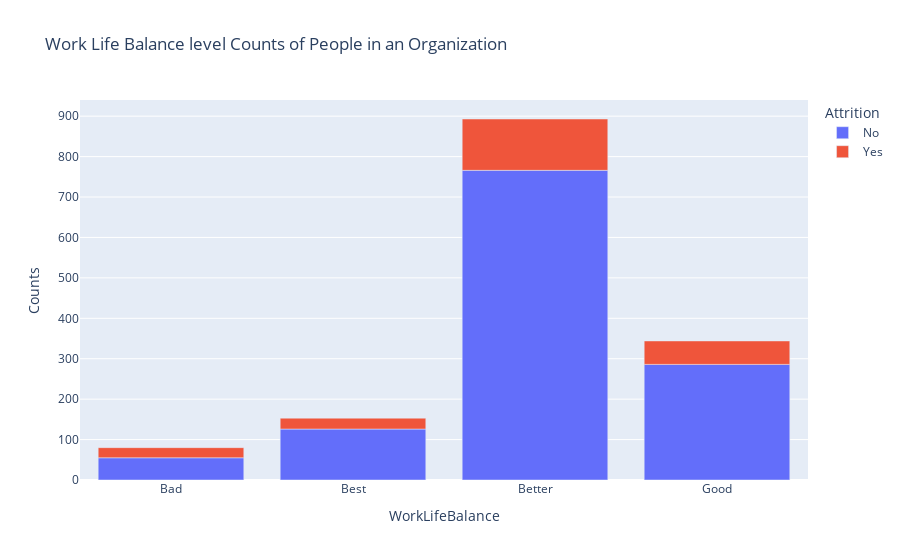

Notebook code cell kept with this figure:
### Code cell
wlb_att=hr.groupby(['WorkLifeBalance','Attrition']).apply(lambda x:x['DailyRate'].count()).reset_index(name='Counts')
px.bar(wlb_att,x='WorkLifeBalance',y='Counts',color='Attrition',title='Work Life Balance level Counts of People in an Organization')

### Figure 1 — Plotly figure (JSON) as saved in the notebook; plotly's stock layout.template omitted (floating-point values rounded to 4 significant figures)
{"data": [{"alignmentgroup": "True", "hovertemplate": "Attrition=No<br>WorkLifeBalance=%{x}<br>Counts=%{y}<extra></extra>", "legendgroup": "No", "marker": {"color": "#636efa", "pattern": {"shape": ""}}, "name": "No", "offsetgroup": "No", "orientation": "v", "showlegend": true, "textposition": "auto", "type": "bar", "x": ["Bad", "Best", "Better", "Good"], "xaxis": "x", "y": [55, 126, 766, 286], "yaxis": "y"}, {"alignmentgroup": "True", "hovertemplate": "Attrition=Yes<br>WorkLifeBalance=%{x}<br>Counts=%{y}<extra></extra>", "legendgroup": "Yes", "marker": {"color": "#EF553B", "pattern": {"shape": ""}}, "name": "Yes", "offsetgroup": "Yes", "orientation": "v", "showlegend": true, "textposition": "auto", "type": "bar", "x": ["Bad", "Best", "Better", "Good"], "xaxis": "x", "y": [25, 27, 127, 58], "yaxis": "y"}], "layout": {"autosize": true, "barmode": "relative", "legend": {"title": {"text": "Attrition"}, "tracegroupgap": 0}, "title": {"text": "Work Life Balance level Counts of People in an Organization"}, "xaxis": {"anchor": "y", "autorange": true, "domain": [0, 1], "range": [-0.5, 3.5], "title": {"text": "WorkLifeBalance"}, "type": "category"}, "yaxis": {"anchor": "x", "autorange": true, "domain": [0, 1], "range": [0, 940], "title": {"text": "Counts"}, "type": "linear"}}}
